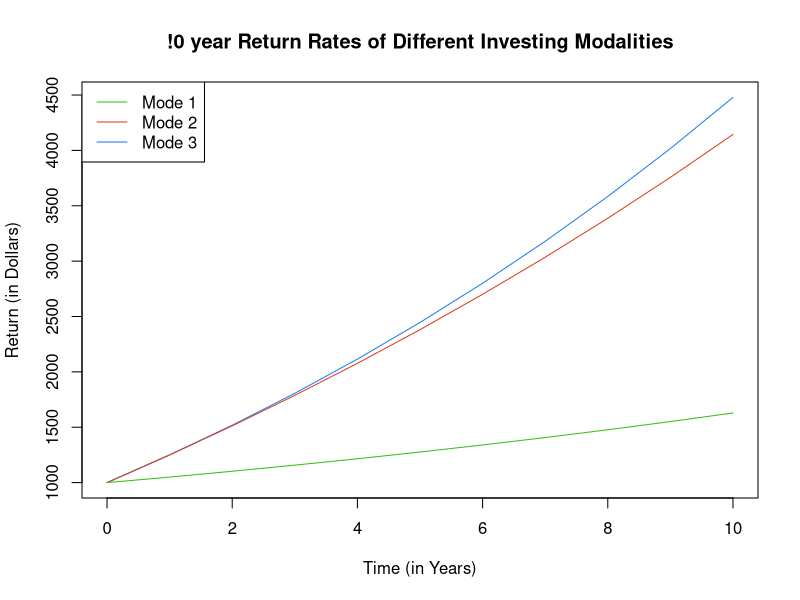
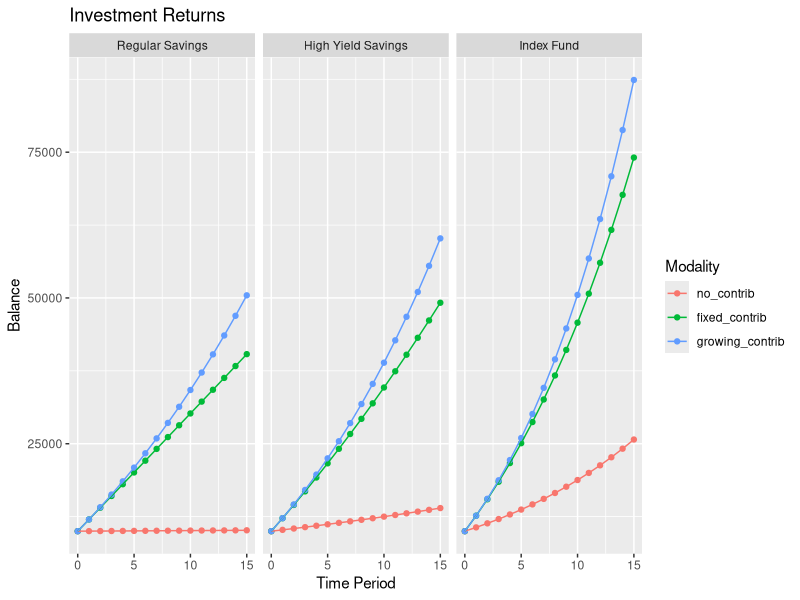

Write R code to recreate these figures, in order.
## ---- chunk 1
knitr::opts_chunk$set(echo = TRUE, error = TRUE)
## ---- chunk 2
library(knitr)
library(dplyr)
library(tidyverse)
## ---- chunk 3
#' @title future_value
#' @description calculates the future value of a compounded interest function
#' @param amount initial invested amount
#' @param rate annual rate of return
#' @param years number of years
#' @return calculated future value

future_value <- function(amount, rate, years){
  amount * (1 + rate)^years
}

future_value(amount = 100, rate = 0.05, years = 1)
future_value(amount = 500, rate = 0.05, years = 5)
future_value(amount = 1000, rate = 0.05, years = 10)
## ---- chunk 4
#' @title annuity
#' @description calculates the future value of an annuity compounded yearly
#' @param contrib contribution (i.e. how much you deposit at the end of each year)
#' @param rate annual rate of return
#' @param years number of years
#' @return calculated value of future annuity

annuity <- function(contrib, rate, years){
  contrib * ((((1 + rate)^years) - 1)/rate)
}

annuity(contrib = 200, rate = 0.05, years = 1)
annuity(contrib = 200, rate = 0.05, years = 2)
annuity(contrib = 200, rate = 0.05, years = 10)
## ---- chunk 5
#' @title growing_annuity
#' @description calculates the future value of a growing annuity compounded yearly
#' @param contrib contribution (i.e. how much you deposit at the end of each year)
#' @param growth growth rate
#' @param rate annual rate of return
#' @param years number of years
#' @return calculated value of a growing annuity

growing_annuity <- function(contrib, growth, rate, years){
  contrib * ((1 + rate)^years - (1 + growth)^years)/(rate - growth) 
}

growing_annuity(contrib = 200, rate = 0.05, growth = 0.03, years = 1)
growing_annuity(contrib = 200, rate = 0.05, growth = 0.03, years = 2)
growing_annuity(contrib = 200, rate = 0.05, growth = 0.03, years = 10)

## ---- chunk 6
# mode 1
future_value(1000, rate = 0.05, years = 10)

# mode 2
future_value(1000, rate = 0.05, years = 10) + annuity(contrib = 200, rate = 0.05, years = 10)

# mode 3
future_value(1000, rate = 0.05, years = 10) + growing_annuity(contrib = 200, rate = 0.05, growth = 0.03, years = 10)
## ---- chunk 7
# time vector
times <- 0:10

#defining each of the column vectors
mode_1 <- c()
mode_2 <- c()
mode_3 <- c()

#for loop to fill out data table
for (i in 1:length(times)){
  # mode 1 calc
  mode_1[i] <- future_value(1000, rate = 0.05, years = times[i])
  
  # mode 2 calc
  mode_2[i] <- future_value(1000, rate = 0.05, years = times[i]) + annuity(contrib = 200, rate = 0.05, years = times[i])
  
  # mode 3 calc
  mode_3[i] <- future_value(1000, rate = 0.05, years = times[i]) + growing_annuity(contrib = 200, rate = 0.05, growth = 0.03, years = times[i])
}
  
#creating modalities dataframe
modalities <- data.frame(year = times, no_contrib = mode_1, fixed_contrib = mode_2, growing_contrib = mode_3)
kable(modalities)
## ---- chunk 8
plot(x = modalities$year, y = modalities$growing_contrib, 
     type = "l",
     col = "#1C7CF0",
     xlab = "Time (in Years)", 
     ylab = "Return (in Dollars)", 
     main = "!0 year Return Rates of Different Investing Modalities")
lines(x = modalities$year,  y = modalities$fixed_contrib, col = "#DA3D1A")
lines(x = modalities$year,  y = modalities$no_contrib, col = "#3BBE18")
legend("topleft", c("Mode 1", "Mode 2", "Mode 3"), lty = c(1, 1, 1), col = c("#3BBE18",  "#DA3D1A","#1C7CF0"))
## ---- chunk 9
# intitial data vectors
time_period <- 0:15
rates <- c(0.001, 0.0225, 0.065)
modes <- c("no_contrib", "fixed_contrib", "growing_contrib")

# expand grad data points
combos <- expand.grid(rates, modes, time_period)
names(combos) <- c("rates", "modes", "time_period")

#output vector
balance <- numeric(nrow(combos))

#simple for loop
for (row_index in 1:nrow(combos)){
  if (combos[row_index, "modes"] == "no_contrib"){
    balance[row_index] = future_value(10000, rate = combos[row_index, "rates"], years = combos[row_index, "time_period"])
  } else if (combos[row_index, "modes"] == "fixed_contrib") {
    balance[row_index] = future_value(10000, rate = combos[row_index, "rates"],
                 years = combos[row_index, "time_period"]) + annuity(contrib = 2000, rate = combos[row_index, "rates"], years = combos[row_index, "time_period"])
  } else {
    balance[row_index] = future_value(10000, rate = combos[row_index, "rates"], years = combos[row_index, "time_period"]) + growing_annuity(contrib = 2000, rate = combos[row_index, "rates"], growth = 0.04, years = combos[row_index, "time_period"])
  }
}

#merging data frame
balance.df <- cbind(combos, balance)

#fixing columns
balance.df$rates <- factor(balance.df$rates)

#adding names
names <- c(`0.001` = "Regular Savings",
          `0.0225` = "High Yield Savings",
          `0.065` = "Index Fund"
            )
## ---- chunk 10
ggplot(balance.df, aes(x = time_period, y = balance, col = factor(modes))) +
  geom_point() + 
  geom_line() + 
  facet_grid(~rates, labeller = as_labeller(names)) + 
  scale_color_discrete(name = "Modality") +
  xlab("Time Period") + 
  ylab("Balance") + 
  ggtitle("Investment Returns")
